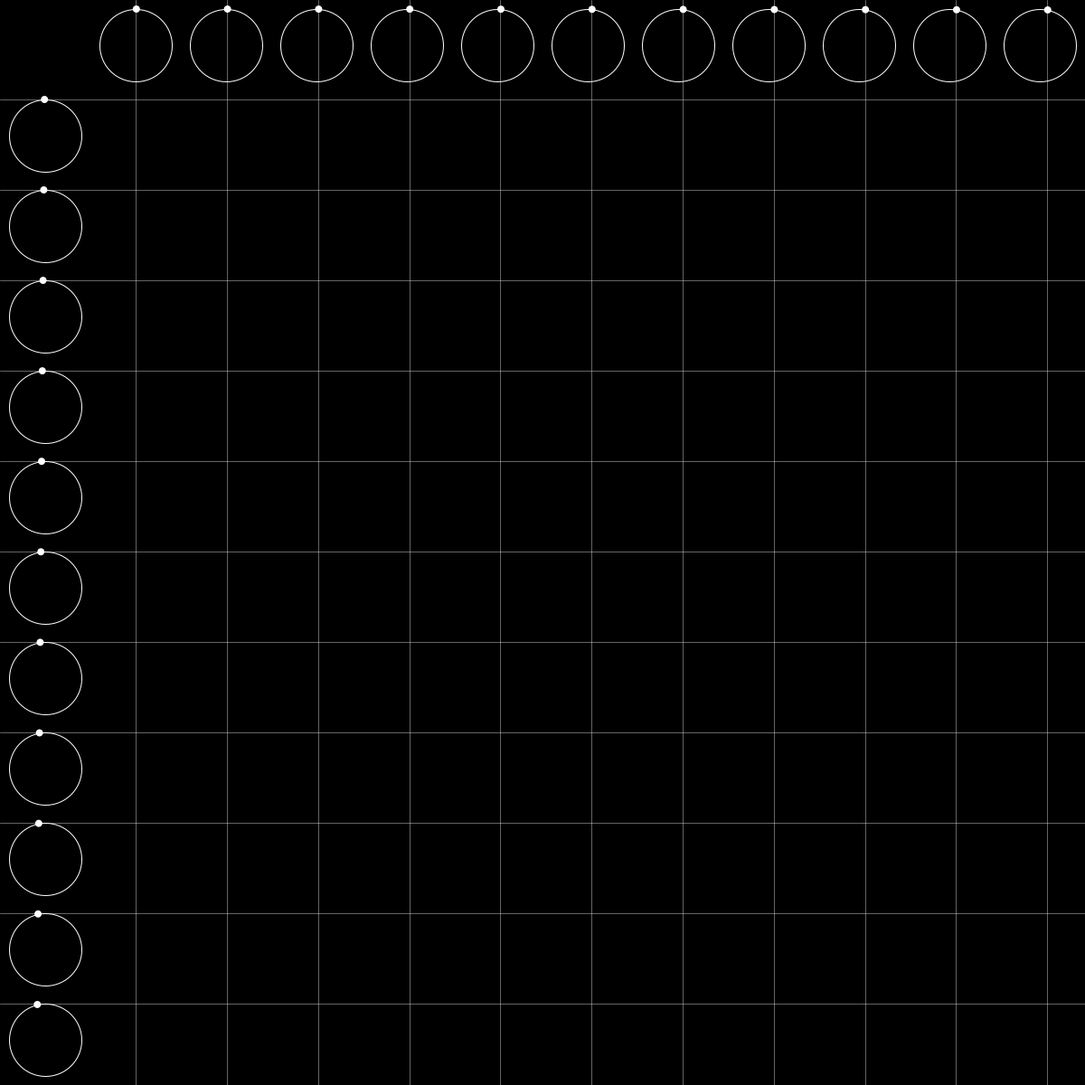
Frame 1 (no input)
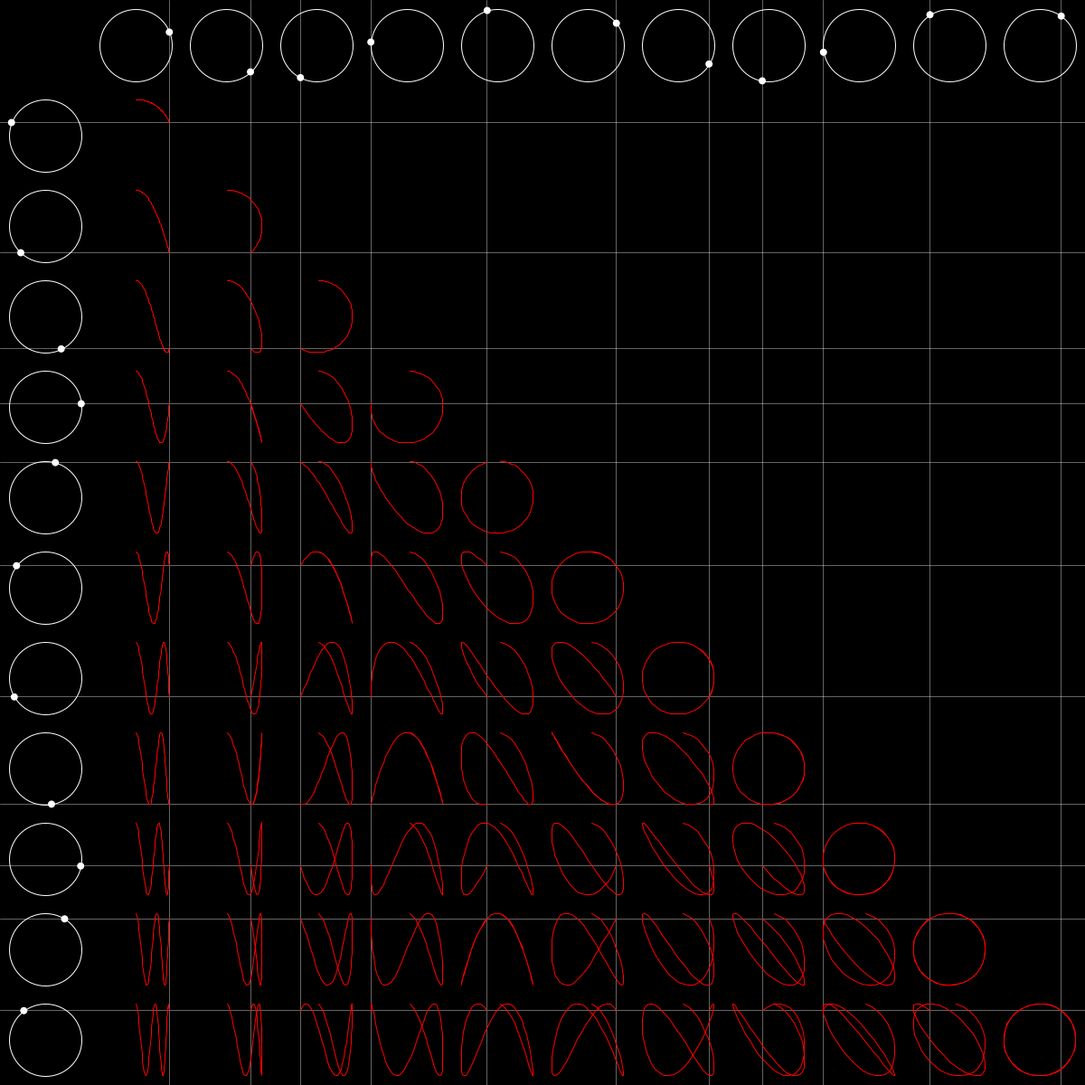
Frame 60 (the mouse pressed at the canvas centre just before this capture)
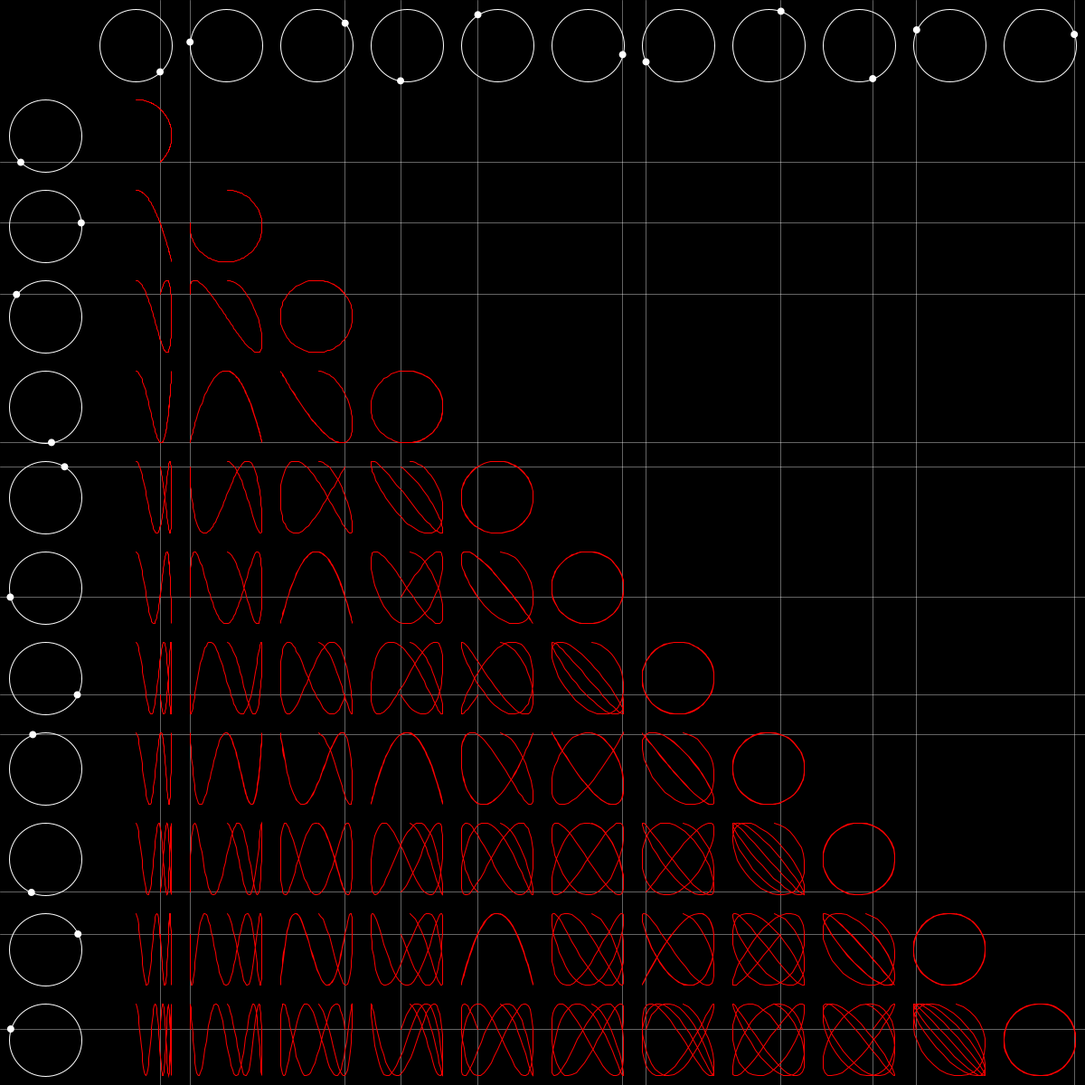
Frame 120 (the mouse held since frame 60 and released just before this capture)

The Processing sketch that drew these frames (run headless with seeded random() and noise(); from frame 60 on, the mouse is pressed at the canvas centre):

// Processing sketch: lissajous
// ── lissajous.pde
Driver[] leftDrivers, topDrivers;
Curve[][] curves;
float baseSpeed = 0.02;
float cellSize = 100;
int rows, cols;

PVector pos;
float speed, diameter;
String type;

void setup() {
  size(1200, 1200);
  rows = floor(height / cellSize);
  cols = floor(width / cellSize);
  leftDrivers = new Driver[rows - 1];
  topDrivers = new Driver[cols - 1];
  curves = new Curve[rows - 1][cols - 1];

  for (int i = 0; i < leftDrivers.length; i++) {
    leftDrivers[i] = new Driver(new PVector(cellSize / 2, (i+1.5)*cellSize), type = "left", i + 1, 0.8 * cellSize);
  }
  for (int i = 0; i < topDrivers.length; i++) {
    topDrivers[i] = new Driver(new PVector((i+1.5)*cellSize, cellSize / 2), type = "top", -i - 1, 0.8 * cellSize);
  }
  for (int i = 0; i < rows - 1; i++) {
    for (int j = i; j < cols - 1; j++) {
      curves[i][j] = new Curve(new PVector((i+1.5)*cellSize, (j+1.5)*cellSize));
    }
  }
}

void draw() {
  background(0);
  for (int i = 0; i < leftDrivers.length; i++) {
    leftDrivers[i].update();
    leftDrivers[i].render();
  }
  for (int i = 0; i < topDrivers.length; i++) {
    topDrivers[i].update();
    topDrivers[i].render();
  }
  for (int i = 0; i < rows - 1; i++) {
    for (int j = i; j < cols - 1; j++) {
      curves[i][j].update(topDrivers[i].dotPos.x - topDrivers[i].pos.x, leftDrivers[j].dotPos.y - leftDrivers[j].pos.y);
      curves[i][j].render();
    }
  }
}

// ── curve.pde
class Curve {

  PVector basePos, pos;
  ArrayList<PVector> curvePoints;

  Curve(PVector basePos) {
    this.basePos = basePos;
    pos = basePos.copy();
    curvePoints = new ArrayList<PVector>();
  }

  void update(float x, float y) {
    pos.x = basePos.x + x; 
    pos.y = basePos.y + y;
    curvePoints.add(pos.copy());
    if(curvePoints.size() > 250){
      curvePoints.remove(0);
    }
  }

  void render() {
    stroke(255, 0, 0);
    noFill();
    beginShape();
    for (PVector pt : curvePoints){
      vertex(pt.x, pt.y);
    }
    endShape();
  }
}

// ── driver.pde
class Driver {

  PVector pos, dotPos;
  String type;
  float speed;
  float diameter, r;
  float angle;

  Driver(PVector pos, String type, float speed, float diameter) {
    this.pos = pos;
    this.type = type;
    this.speed = speed;
    this.diameter = diameter;
    r = diameter / 2;
    angle = -PI/2;
    dotPos = new PVector(0, 0);
  }

  void render() {
    //circle
    stroke(255);
    strokeWeight(1);
    noFill();
    ellipseMode(CENTER);
    ellipse(pos.x, pos.y, diameter, diameter);
    //dot
    noStroke();
    fill(255);
    ellipse(dotPos.x, dotPos.y, 8, 8);
    //line
    stroke(255, 100);
    strokeWeight(1);
    noFill();
    if (type == "left") {
      line(0, dotPos.y, width, dotPos.y);
    } else {
      line(dotPos.x, 0, dotPos.x, height);
    }
  }

  void update() {
    angle -= baseSpeed * speed;
    dotPos.x = pos.x + r * cos(angle);
    dotPos.y = pos.y + r * sin(angle);
  }
}
